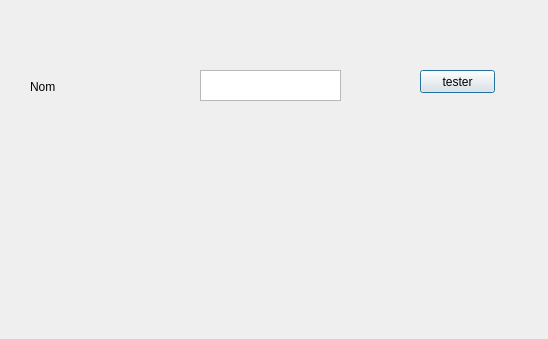
<?xml version="1.0" encoding="UTF-8"?>
<ui version="4.0">
 <class>Dialog</class>
 <widget class="QDialog" name="Dialog">
  <property name="geometry">
   <rect>
    <x>0</x>
    <y>0</y>
    <width>548</width>
    <height>339</height>
   </rect>
  </property>
  <property name="windowTitle">
   <string>Dialog</string>
  </property>
  <widget class="QPlainTextEdit" name="nom">
   <property name="geometry">
    <rect>
     <x>200</x>
     <y>70</y>
     <width>141</width>
     <height>31</height>
    </rect>
   </property>
  </widget>
  <widget class="QLabel" name="label">
   <property name="geometry">
    <rect>
     <x>30</x>
     <y>80</y>
     <width>47</width>
     <height>13</height>
    </rect>
   </property>
   <property name="text">
    <string>Nom</string>
   </property>
  </widget>
  <widget class="QPushButton" name="pushButton">
   <property name="geometry">
    <rect>
     <x>420</x>
     <y>70</y>
     <width>75</width>
     <height>23</height>
    </rect>
   </property>
   <property name="text">
    <string>tester</string>
   </property>
  </widget>
  <widget class="QLabel" name="valeur">
   <property name="geometry">
    <rect>
     <x>370</x>
     <y>160</y>
     <width>47</width>
     <height>13</height>
    </rect>
   </property>
   <property name="text">
    <string/>
   </property>
  </widget>
 </widget>
 <resources/>
 <connections/>
</ui>
